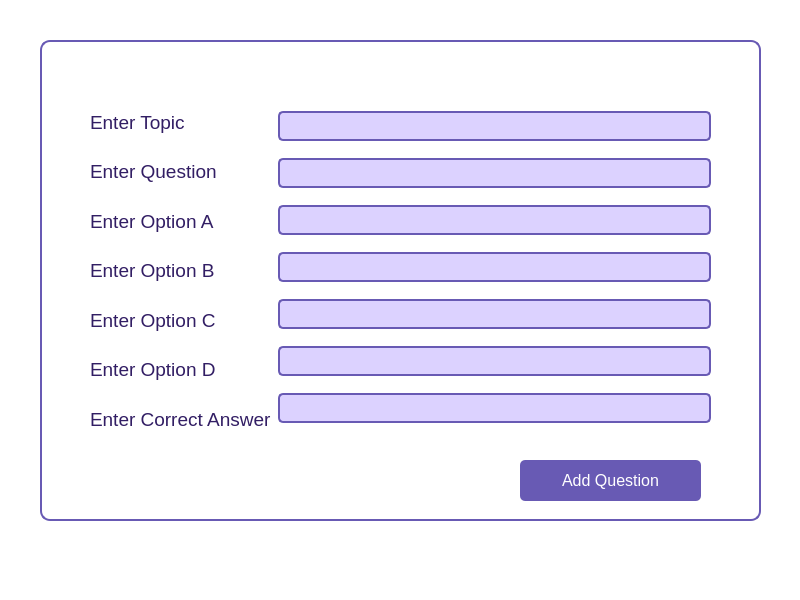
<?xml version="1.0" encoding="UTF-8"?>
<ui version="4.0">
 <class>addquestion</class>
 <widget class="QMainWindow" name="addquestion">
  <property name="geometry">
   <rect>
    <x>0</x>
    <y>0</y>
    <width>800</width>
    <height>600</height>
   </rect>
  </property>
  <property name="windowTitle">
   <string>MainWindow</string>
  </property>
  <property name="styleSheet">
   <string notr="true">background-color: rgb(255, 255, 255);</string>
  </property>
  <widget class="QWidget" name="centralwidget">
   <widget class="QGroupBox" name="groupBox_addq">
    <property name="geometry">
     <rect>
      <x>40</x>
      <y>40</y>
      <width>721</width>
      <height>481</height>
     </rect>
    </property>
    <property name="styleSheet">
     <string notr="true">/* Main window background */
QMainWindow {
    background-color: rgb(240, 240, 250); /* Light purple background */
}

/* Group boxes */
QGroupBox {
    background-color: rgb(255, 255, 255); /* White background */
    border: 2px solid rgb(104, 90, 180); /* Purple border */
    border-radius: 10px;
    padding: 10px;
}

/* QLabel - general label styling */
QLabel {
    font-size: 14pt;
    color: rgb(50, 30, 100); /* Dark purple text */
}

/* Specific label inside 'GameWindow' */
QLabel#questionLabel {
    font-size: 16pt;
    font-weight: bold;
    color: rgb(50, 30, 100); /* Dark purple */
}

/* QPushButton styling */
QPushButton {
    background-color: rgb(104, 90, 180); /* Purple background */
    color: white;
    font-size: 12pt;
    padding: 6px 12px;
    border-radius: 5px;
}

/* Hover and pressed states for buttons */
QPushButton:hover {
    background-color: rgb(120, 110, 200); /* Lighter purple on hover */
}

QPushButton:pressed {
    background-color: rgb(80, 60, 160); /* Darker purple on press */
}

/* Specific button styling for 'GameWindow' */
QPushButton#button50, QPushButton#buttonSwap, QPushButton#submit {
    background-color: rgb(104, 90, 180); /* Purple background */
}

QPushButton#button50:hover, QPushButton#buttonSwap:hover, QPushButton#submit:hover {
    background-color: rgb(120, 110, 200);
}

/* RadioButtons */
QRadioButton {
    font-size: 12pt;
    color: rgb(50, 30, 100); /* Dark purple */
}

QRadioButton::indicator {
    width: 20px;
    height: 20px;
    border: 2px solid rgb(104, 90, 180); /* Purple border for circle */
    border-radius: 10px;
    background-color: white;
}

QRadioButton::indicator:checked {
    background-color: rgb(104, 90, 180); /* Purple circle when checked */
}

/* ProgressBar */
QProgressBar {
    border: 1px solid rgb(104, 90, 180); /* Purple border */
    border-radius: 5px;
    background-color: rgb(240, 240, 250); /* Light purple background */
    height: 20px;
}

QProgressBar::chunk {
    background-color: rgb(104, 90, 180); /* Purple progress chunk */
    width: 1px;
}

/* QTableWidget - Leaderboard Table */
QTableWidget {
    background-color: rgb(255, 255, 255); /* White background */
    border: 1px solid rgb(104, 90, 180); /* Purple border */
    gridline-color: rgb(104, 90, 180); /* Purple grid lines */
    font-size: 12pt;
    color: rgb(50, 30, 100); /* Dark purple text */
}

/* Table header styling */
QTableWidget::horizontalHeader {
    background-color: rgb(104, 90, 180); /* Purple header */
    color: white;
    font-weight: bold;
    font-size: 14pt;
}

/* Specific QPushButton inside 'BoardWindow' */
QPushButton#closeButton {
    background-color: rgb(104, 90, 180); /* Purple background */
    color: white;
    font-size: 12pt;
    padding: 6px 12px;
    border-radius: 5px;
}

/* Hover and pressed effect for 'closeButton' */
QPushButton#closeButton:hover {
    background-color: rgb(120, 110, 200);
}

QPushButton#closeButton:pressed {
    background-color: rgb(80, 60, 160);
}

/* MenuBar styling */
QMenuBar {
    background-color: rgb(104, 90, 180); /* Purple menu bar */
    color: white;
}

/* StatusBar styling */
QStatusBar {
    background-color: rgb(240, 240, 250); /* Light purple */
    color: rgb(50, 30, 100); /* Dark purple text */
}

/* Score label styling */
QLabel#scoreLabel, QLabel#rankLabel {
    font-size: 14pt;
    color: rgb(50, 30, 100); /* Dark purple */
}
/* Time Label styling */
QLabel#timeLabel {
    font-size: 12pt;
    color: rgb(50, 30, 100); /* Dark purple */
    font-weight: bold;
    background-color: rgb(240, 240, 250); /* Light purple background */
    padding: 5px 10px;
    border-radius: 5px;
}
QLineEdit {
    background-color: rgb(220, 210, 255); /* Very light purple */
    color: rgb(50, 30, 100); /* Darker purple text */
    border: 2px solid rgb(104, 90, 180); /* Purple border */
    border-radius: 5px;
    padding: 5px;
    selection-background-color: rgb(104, 90, 180); /* Highlight color */
    selection-color: white; /* Selected text color */
}</string>
    </property>
    <property name="title">
     <string/>
    </property>
    <widget class="QPushButton" name="pushButton_add">
     <property name="geometry">
      <rect>
       <x>480</x>
       <y>420</y>
       <width>181</width>
       <height>41</height>
      </rect>
     </property>
     <property name="text">
      <string>Add Question</string>
     </property>
    </widget>
    <widget class="QWidget" name="">
     <property name="geometry">
      <rect>
       <x>50</x>
       <y>60</y>
       <width>621</width>
       <height>341</height>
      </rect>
     </property>
     <layout class="QHBoxLayout" name="horizontalLayout">
      <item>
       <layout class="QVBoxLayout" name="verticalLayout">
        <item>
         <widget class="QLabel" name="label_topic">
          <property name="text">
           <string>Enter Topic</string>
          </property>
         </widget>
        </item>
        <item>
         <widget class="QLabel" name="label_enterq">
          <property name="text">
           <string>Enter Question</string>
          </property>
         </widget>
        </item>
        <item>
         <widget class="QLabel" name="label_opA">
          <property name="text">
           <string>Enter Option A</string>
          </property>
         </widget>
        </item>
        <item>
         <widget class="QLabel" name="label_opB">
          <property name="text">
           <string>Enter Option B</string>
          </property>
         </widget>
        </item>
        <item>
         <widget class="QLabel" name="label_opC">
          <property name="text">
           <string>Enter Option C</string>
          </property>
         </widget>
        </item>
        <item>
         <widget class="QLabel" name="label_opD">
          <property name="text">
           <string>Enter Option D</string>
          </property>
         </widget>
        </item>
        <item>
         <widget class="QLabel" name="label_opD_corr">
          <property name="text">
           <string>Enter Correct Answer</string>
          </property>
         </widget>
        </item>
       </layout>
      </item>
      <item>
       <layout class="QVBoxLayout" name="verticalLayout_2">
        <item>
         <widget class="QLineEdit" name="lineEdit_topic"/>
        </item>
        <item>
         <widget class="QLineEdit" name="lineEdit_q"/>
        </item>
        <item>
         <widget class="QLineEdit" name="lineEdit_opA"/>
        </item>
        <item>
         <widget class="QLineEdit" name="lineEdit_opB"/>
        </item>
        <item>
         <widget class="QLineEdit" name="lineEdit_opC"/>
        </item>
        <item>
         <widget class="QLineEdit" name="lineEdit_opD"/>
        </item>
        <item>
         <widget class="QLineEdit" name="lineEdit_corr"/>
        </item>
       </layout>
      </item>
     </layout>
    </widget>
   </widget>
  </widget>
  <widget class="QMenuBar" name="menubar">
   <property name="geometry">
    <rect>
     <x>0</x>
     <y>0</y>
     <width>800</width>
     <height>25</height>
    </rect>
   </property>
  </widget>
  <widget class="QStatusBar" name="statusbar"/>
 </widget>
 <resources/>
 <connections/>
</ui>
